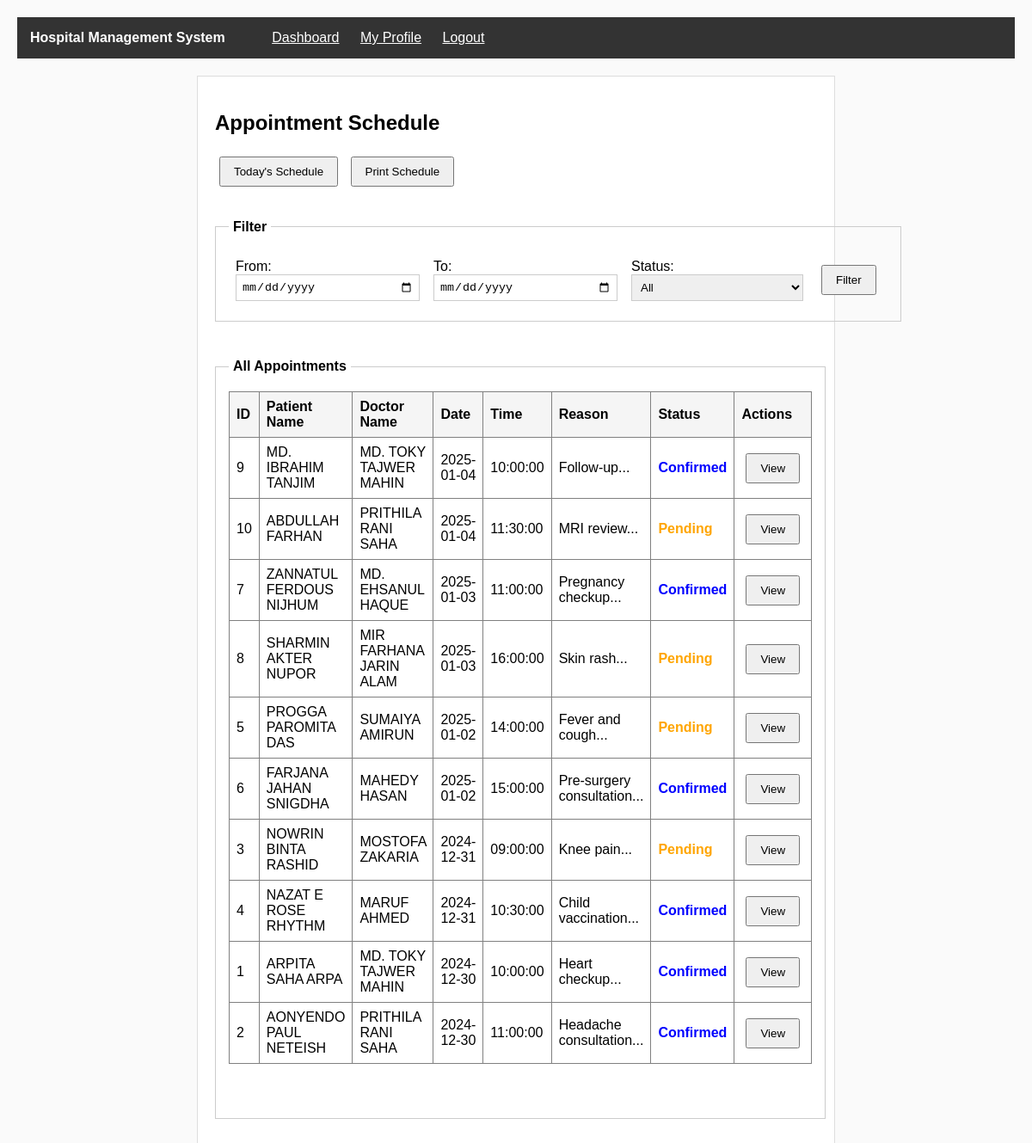
Screenshot of /view/schedule_list.php (signed in) with the database file from the repository.
### tables this page shows
CREATE TABLE appointments (
  id INT AUTO_INCREMENT PRIMARY KEY,
  patient_id INT NOT NULL,
  doctor_id INT NOT NULL,
  appointment_date DATE NOT NULL,
  appointment_time TIME NOT NULL,
  reason TEXT,
  status VARCHAR(20) DEFAULT 'pending',
  notes TEXT,
  created_at TIMESTAMP DEFAULT CURRENT_TIMESTAMP,
  FOREIGN KEY (patient_id) REFERENCES patients(id),
  FOREIGN KEY (doctor_id) REFERENCES doctors(id)
);

CREATE TABLE users (
  id INT AUTO_INCREMENT PRIMARY KEY,
  full_name VARCHAR(100) NOT NULL,
  email VARCHAR(100) NOT NULL,
  phone VARCHAR(20) NOT NULL,
  username VARCHAR(50) NOT NULL UNIQUE,
  password VARCHAR(255) NOT NULL,
  role VARCHAR(20) NOT NULL,
  profile_picture VARCHAR(255),
  original_picture_name VARCHAR(255),
  address TEXT,
  registration_date TIMESTAMP DEFAULT CURRENT_TIMESTAMP
);

### model/appointmentModel.php (called while the page is built, shortened)
<?php
function getAllAppointments()
{
    $con = getConnection();
    $sql = "SELECT * FROM appointments ORDER BY appointment_date DESC";
    $result = mysqli_query($con, $sql);
    $appointments = array();
    if (mysqli_num_rows($result) > 0) {
        while ($row = mysqli_fetch_assoc($result)) {
            $appointments[] = $row;
        }
    }
    return $appointments;
}
?>

### model/patientModel.php (called while the page is built, shortened)
<?php
function getPatientById($id)
{
    $con = getConnection();
    $sql = "SELECT * FROM patients WHERE id='{$id}'";
    $result = mysqli_query($con, $sql);
    if (mysqli_num_rows($result) == 1) {
        return mysqli_fetch_assoc($result);
    } else {
        return false;
    }
}
?>

### model/userModel.php (called while the page is built, shortened)
<?php
function getUserById($id)
{
    $con = getConnection();
    $sql = "SELECT * FROM users WHERE id='{$id}'";
    $result = mysqli_query($con, $sql);
    if (mysqli_num_rows($result) == 1) {
        return mysqli_fetch_assoc($result);
    } else {
        return false;
    }
}
?>

### model/doctorModel.php (called while the page is built, shortened)
<?php
function getDoctorById($id)
{
    $con = getConnection();
    $sql = "SELECT * FROM doctors WHERE id='{$id}'";
    $result = mysqli_query($con, $sql);
    if (mysqli_num_rows($result) == 1) {
        return mysqli_fetch_assoc($result);
    } else {
        return false;
    }
}
?>

### view/schedule_list.php (the view, shortened to what this page needs)
<?php
require_once('../model/appointmentModel.php');
require_once('../model/patientModel.php');
require_once('../model/doctorModel.php');
require_once('../model/userModel.php');
$role = $_SESSION['role'];
$user_id = $_SESSION['user_id'];
if ($role == 'admin') {
    $appointments = getAllAppointments();
} else {
    $doctor = getDoctorByUserId($user_id);
    $appointments = $doctor ? getAppointmentsByDoctor($doctor['id']) : [];
}
?>
<!DOCTYPE html>
<html lang="en">
<head>
    <link rel="stylesheet" href="../assets/css/style.css">
</head>
<body>
    <div class="navbar">
        <span class="navbar-title">Hospital Management System</span>
        <?php if ($role == 'admin'): ?>
            <a href="dashboard_admin.php" class="navbar-link">Dashboard</a>
        <?php else: ?>
            <a href="dashboard_doctor.php" class="navbar-link">Dashboard</a>
        <?php endif; ?>
        <a href="profile_view.php" class="navbar-link">My Profile</a>
        <a href="../controller/logout.php" class="navbar-link">Logout</a>
    </div>
    <div class="main-container">
        <h2>Appointment Schedule</h2>
        <div class="no-print">
            <a href="schedule_today.php"><button>Today's Schedule</button></a>
            <button onclick="window.print();">Print Schedule</button>
        </div>
        <br>
        <fieldset class="no-print">
            <legend>Filter</legend>
            <form method="GET" action="">
                <table>
                    <tr>
                        <td>
                            From: <input type="date" name="date_from" value="">
                        </td>
                        <td>
                            To: <input type="date" name="date_to" value="">
                        </td>
                        <td>
                            Status:
                            <select name="status">
                                <option value="">All</option>
                            </select>
                        </td>
                        <td>
                            <input type="submit" value="Filter">
                        </td>
                    </tr>
                </table>
            </form>
        </fieldset>
        <br>
        <fieldset>
            <legend>All Appointments</legend>
            <table border="1" cellpadding="8" width="100%">
                <tr>
                    <th>ID</th>
                    <th>Patient Name</th>
                    <?php if ($role == 'admin'): ?>
                        <th>Doctor Name</th>
                    <?php endif; ?>
                    <th>Date</th>
                    <th>Time</th>
                    <th>Reason</th>
                    <th>Status</th>
                    <th class="no-print">Actions</th>
                </tr>
                <?php if (count($appointments) > 0): ?>
                    <?php foreach ($appointments as $appointment): ?>
                        <?php
                        $appt_patient = getPatientById($appointment['patient_id']);
                        $patient_user = $appt_patient ? getUserById($appt_patient['user_id']) : null;
                        if ($role == 'admin') {
                            $appt_doctor = getDoctorById($appointment['doctor_id']);
                            $doctor_user = $appt_doctor ? getUserById($appt_doctor['user_id']) : null;
                        }
                        ?>
                        <tr>
                            <td><?php echo $appointment['id']; ?></td>
                            <td><?php echo $patient_user ? $patient_user['full_name'] : 'N/A'; ?></td>
                            <?php if ($role == 'admin'): ?>
                                <td><?php echo $doctor_user ? $doctor_user['full_name'] : 'N/A'; ?></td>
                            <?php endif; ?>
                            <td><?php echo $appointment['appointment_date']; ?></td>
                            <td><?php echo $appointment['appointment_time']; ?></td>
                            <td><?php echo substr($appointment['reason'], 0, 30) . '...'; ?></td>
                            <td>
                                <span style="font-weight: bold; color:
                                    <?php
                                    switch ($appointment['status']) {
                                        case 'pending':
                                            echo 'orange';
                                            break;
                                        case 'confirmed':
                                            echo 'blue';
                                            break;
                                    }
                                    ?>;">
                                    <?php echo ucfirst($appointment['status']); ?>
                                </span>
                            </td>
                            <td class="no-print">
                                <a href="appointment_view.php?id=<?php echo $appointment['id']; ?>"><button>View</button></a>
                            </td>
                        </tr>
                    <?php endforeach; ?>
                <?php endif; ?>
            </table>
            <br>
            <div class="pagination-container">
            </div>
        </fieldset>
    </div>
</body>
</html>

### assets/css/style.css (style rules this page uses)
body { margin: 0; padding: 20px; background-color: #fafafa; font-family: Arial, sans-serif; }
.main-container { width: 700px; margin: 20px auto; padding: 20px; background-color: white; border: 1px solid #ddd; }
.navbar { background-color: #333; color: white; padding: 15px; margin-bottom: 20px; }
.navbar-title { margin-right: 30px; font-weight: bold; }
.navbar-link { color: white; margin-left: 20px; }
fieldset { padding: 15px; margin: 10px 0; border: 1px solid #ccc; }
legend { font-weight: bold; padding: 5px; }
table { width: 100%; border-collapse: collapse; }
td { padding: 8px; }
th { padding: 8px; text-align: left; background-color: #f5f5f5; }
input[type="text"], input[type="email"], input[type="password"], input[type="tel"], input[type="number"], input[type="date"], textarea, select { width: 200px; padding: 6px; border: 1px solid #ccc; }
input[type="submit"], button { padding: 8px 15px; margin: 5px; cursor: pointer; }
a { color: blue; }
.pagination-container { margin-top: 10px; padding: 10px; }

### rows the page displays
appointments: id "9", users.full_name "MD. IBRAHIM TANJIM", users.full_name "MD. TOKY TAJWER MAHIN", appointment_date "2025-01-04", appointment_time "10:00:00", reason "Follow-up", status "Confirmed"
appointments: id "10", users.full_name "ABDULLAH FARHAN", users.full_name "PRITHILA RANI SAHA", appointment_date "2025-01-04", appointment_time "11:30:00", reason "MRI review", status "Pending"
appointments: id "7", users.full_name "ZANNATUL FERDOUS NIJHUM", users.full_name "MD. EHSANUL HAQUE", appointment_date "2025-01-03", appointment_time "11:00:00", reason "Pregnancy checkup", status "Confirmed"
appointments: id "8", users.full_name "SHARMIN AKTER NUPOR", users.full_name "MIR FARHANA JARIN ALAM", appointment_date "2025-01-03", appointment_time "16:00:00", reason "Skin rash", status "Pending"
appointments: id "5", users.full_name "PROGGA PAROMITA DAS", users.full_name "SUMAIYA AMIRUN", appointment_date "2025-01-02", appointment_time "14:00:00", reason "Fever and cough", status "Pending"
appointments: id "6", users.full_name "FARJANA JAHAN SNIGDHA", users.full_name "MAHEDY HASAN", appointment_date "2025-01-02", appointment_time "15:00:00", reason "Pre-surgery consultation", status "Confirmed"
appointments: id "3", users.full_name "NOWRIN BINTA RASHID", users.full_name "MOSTOFA ZAKARIA", appointment_date "2024-12-31", appointment_time "09:00:00", reason "Knee pain", status "Pending"
appointments: id "4", users.full_name "NAZAT E ROSE RHYTHM", users.full_name "MARUF AHMED", appointment_date "2024-12-31", appointment_time "10:30:00", reason "Child vaccination", status "Confirmed"
appointments: id "1", users.full_name "ARPITA SAHA ARPA", users.full_name "MD. TOKY TAJWER MAHIN", appointment_date "2024-12-30", appointment_time "10:00:00", reason "Heart checkup", status "Confirmed"
appointments: id "2", users.full_name "AONYENDO PAUL NETEISH", users.full_name "PRITHILA RANI SAHA", appointment_date "2024-12-30", appointment_time "11:00:00", reason "Headache consultation", status "Confirmed"
